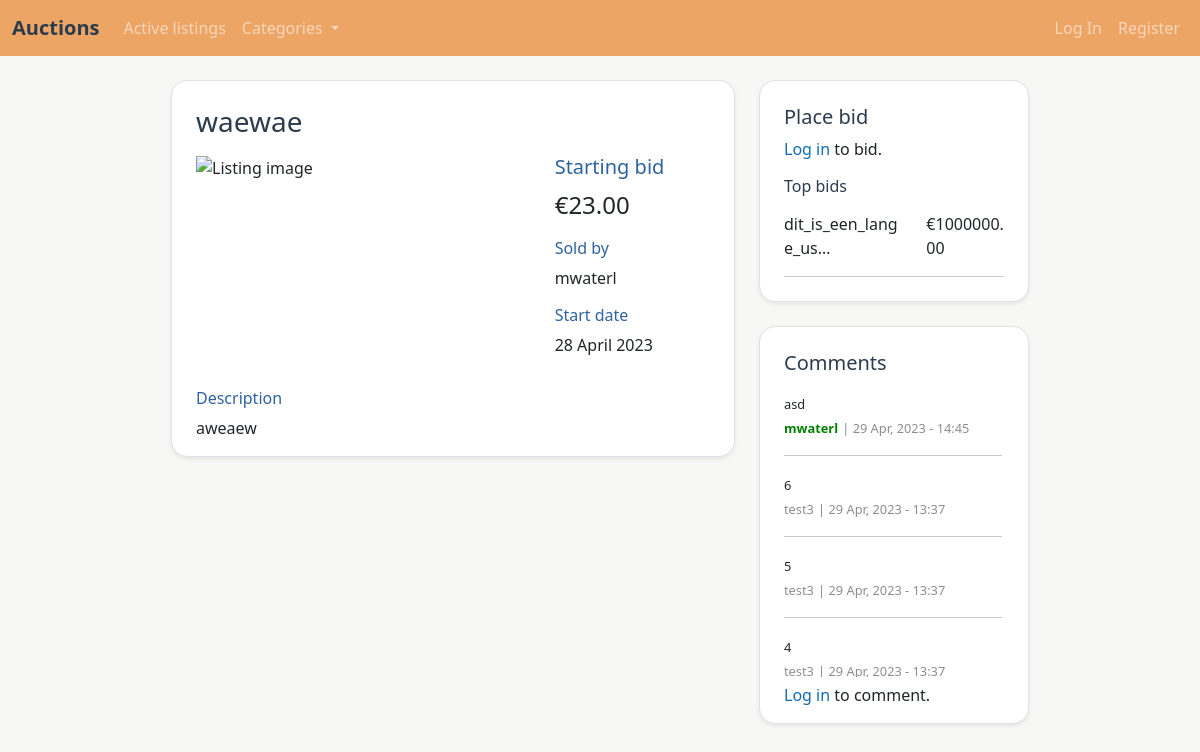
Page /listing/58 on the committed database.
### auctions/models.py (models this page shows)
class Listing(models.Model):
    id = models.AutoField(primary_key=True)
    title = models.CharField(max_length=64)
    description = models.TextField(max_length=5000)
    starting_bid = models.FloatField(
        validators=[MinValueValidator(0), MaxValueValidator(1000000)],
    )
    highest_bid = models.FloatField(
        blank=True,
        validators=[MinValueValidator(0), MaxValueValidator(1000000)],
    )
    image_url = models.URLField(blank=True)
    category = models.CharField(max_length=64, choices=CATEGORIES)
    user = models.ForeignKey(User, on_delete=models.CASCADE)
    date = models.DateTimeField(auto_now_add=True)
    active = models.BooleanField(default=True)

class User(AbstractUser):
    id = models.AutoField(primary_key=True)
    watched_listing = models.ManyToManyField('Listing', related_name='watched_listing')

class Bid(models.Model):
    id = models.AutoField(primary_key=True)
    amount = models.FloatField(
        validators=[MinValueValidator(0), MaxValueValidator(1000000)],
    )
    listing = models.ForeignKey(Listing, on_delete=models.CASCADE)
    user = models.ForeignKey(User, on_delete=models.CASCADE)
    date = models.DateTimeField(auto_now_add=True)

class Comment(models.Model):
    id = models.AutoField(primary_key=True)
    text = models.TextField(max_length=200)
    listing = models.ForeignKey(Listing, on_delete=models.CASCADE)
    user = models.ForeignKey(User, on_delete=models.CASCADE)
    date = models.DateTimeField(auto_now_add=True)

### auctions/views.py (the view, shortened to what this page needs)
# urls.py: path("listing/<str:id>", views.listing, name="listing"),
def listing(request, id):
    try:
        listing = Listing.objects.get(pk=id)
    except Listing.DoesNotExist:
        raise Http404
    if request.method == "GET":
        if request.user.is_authenticated:
            on_watchlist = listing in request.user.watched_listing.all()
        else:
            on_watchlist = False
        top_bids = Bid.objects.filter(
            listing_id=listing.id).order_by('-amount')[:3]
        comments = Comment.objects.filter(
            listing_id=listing.id).order_by('-date')
        return render(request, "auctions/listing.html", {
            "listing": listing,
            "on_watchlist": on_watchlist,
            "placeholder_img": PLACEHOLDER_IMG,
            "bid_form": BidForm(),
            "bids": top_bids,
            "bid_icon": BID_ICON,
            "comment_form": CommentForm(),
            "comments": comments,
            "post_icon": POST_ICON,
        })

### auctions/templates/auctions/listing.html (shortened to what this page needs)
{% extends "auctions/layout.html" %}
{% block content %}
<div class="row justify-content-center gy-2">
    <div class="col-12 col-sm-12 col-md-12 col-lg-8 col-xl-6">
        <div class="container border rounded-4 shadow-sm px-4 pt-4 pb-0" style="word-wrap: break-word;">
            <h3 class="mp-darkblue">{{ listing.title }}</h3>
            <div class="row py-2">
                <div class="col-12 col-sm-12 col-md-7 col-lg-8">
                    {% if listing.image_url %}
                    <img src="{{ listing.image_url }}" alt="Listing image" class="listing-img"
                        onerror="this.src='{{ placeholder_img }}'"></a>
                    {% else %}
                    <img src="{{ placeholder_img }}" alt="Listing image" class="listing-img"></a>
                    {% endif %}
                </div>
                <div class="col-12 col-sm-12 col-md-4">
                    {% if listing.active %}
                    <div class="row pt-2 pt-sm-0">
                        <h5 class="mp-lightblue">Starting bid</h5>
                        <p style="font-size:1.5rem;">€{{ listing.starting_bid|floatformat:2 }}</p>
                    </div>
                    {% endif %}
                    <div class="row">
                        <h6 class="mp-lightblue">Sold by</h6>
                        {% if user == listing.user %}
                        <p class="listing-user">You</p>
                        {% else %}
                        <p>{{ listing.user|truncatechars:20 }}</p>
                        {% endif %}
                    </div>
                    <div class="row">
                        <h6 class="mp-lightblue">Start date</h6>
                        <p>{{ listing.date|date:"d F Y"}}</p>
                    </div>
                </div>
            </div>
            <div class="row pt-2">
                <h6 class="mp-lightblue">Description</h6>
                <p>{{ listing.description|linebreaksbr }}</p>
            </div>
        </div>
    </div>
    <div class="col-12 col-sm-12 col-md-12 col-lg-4 col-xl-3">
        <div class="container border rounded-4 shadow-sm px-4 pt-4 pb-2 mb-lg-4 mb-2" style="word-wrap: break-word;">
            {% if user.is_authenticated and user == listing.user %}
            <h5 class="mp-darkblue pb-2">Top bids</h5>
            {% elif user.is_authenticated and user != listing.user and listing.active%}
            {% load django_bootstrap5 %}
            {% elif not user.is_authenticated and listing.active %}
            <h5 class="mp-darkblue">Place bid</h5>
            <p><a href="{% url 'login' %}" class="mp-link">Log in</a> to bid.</p>
            {% endif %}
            {% if bids %}
                {% if user != listing.user %}
                    {% if listing.active %}
                    <h6 class="mp-darkblue pb-2">Top bids</h6>
                    {% endif %}
                {% endif %}
                {% for bid in bids %}
                <div class="row">
                    <div class="col-7">{{ bid.user|truncatechars:20 }}</div>
                    <div class="col-5">€{{ bid.amount|floatformat:2 }}</div>
                </div>
                <hr>
                {% endfor %}
            {% elif user.is_authenticated or user == listing.user %}
            <p>No bids have been placed.</p>
            {% endif %}
        </div>
        <div class="container border rounded-4 shadow-sm px-4 pt-4 pb-0" style="word-wrap: break-word;">
            <h5 class="mp-darkblue pb-2">Comments</h5>
            {% if comments %}
            <div class="scroll-div">
                {% for comment in comments %}
                <span class="small-text">{{ comment.text|linebreaksbr }}</span>
                <br>
                {% if comment.user == listing.user %}
                <span class="listing-user small-text">{{ comment.user|truncatechars:20 }}</span>
                {% else %}
                <span class="faded grey small-text">{{ comment.user|truncatechars:20 }}</span>
                {% endif %}
                <span class="grey small-text"> | {{ comment.date|date:"d M, Y - H:i"}}</span>
                <hr>
                {% endfor %}
            </div>
            {% endif %}
            {% if user.is_authenticated %}
            {% load django_bootstrap5 %}
            {% elif not user.is_authenticated %}
            <p><a href="{% url 'login' %}" class="mp-link">Log in</a> to comment.</p>
            {% endif %}
        </div>
    </div>
</div>
{% endblock %}

### auctions/static/auctions/styles.css (style rules this page uses)
body { background-color: #F7F7F6; }
.mp-darkblue { color: #2D3C4D; }
.mp-lightblue { color: #2f639e; }
.mp-link { color: #116DB4; text-decoration: none; }
.grey { color: rgb(141, 141, 141); }
.small-text { font-size: 0.8rem; }
.listing-user { color: green; font-weight: bold; }
.scroll-div { overflow: auto; display: inline-block; width: 100%; max-height: 286px; padding-right: 2px; }

### auctions/templates/auctions/listing.html (style rules this page uses)
.container { background-color: white; }
.listing-img { width: 100%; object-fit: cover; }

### rows in the picture
Listing: title "waewae", starting_bid "23.00", user "mwaterl", date "28 April 2023", description "aweaew"
Bid: user "dit_is_een_lange_us…", amount "1000000.00"
Comment: text "asd", user "mwaterl", date "29 Apr, 2023 - 14:45"
Comment: text "6", user "test3", date "29 Apr, 2023 - 13:37"
Comment: text "5", user "test3", date "29 Apr, 2023 - 13:37"
Comment: text "4", user "test3", date "29 Apr, 2023 - 13:37"
